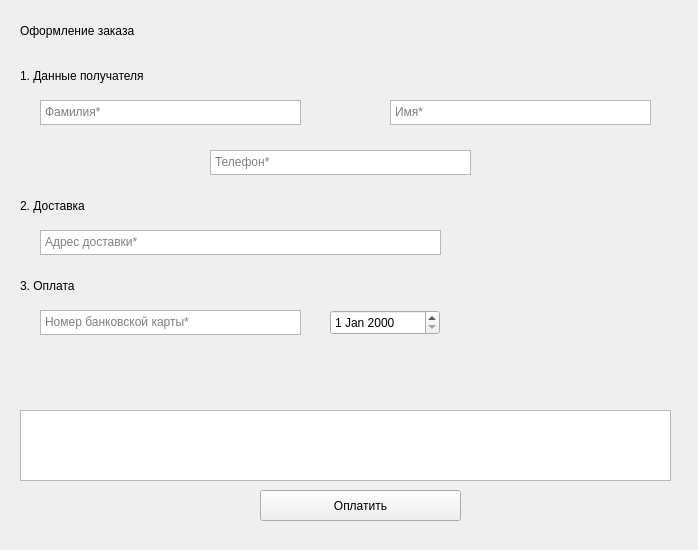
<?xml version="1.0" encoding="UTF-8"?>
<ui version="4.0">
 <class>buygoods</class>
 <widget class="QWidget" name="buygoods">
  <property name="geometry">
   <rect>
    <x>0</x>
    <y>0</y>
    <width>698</width>
    <height>550</height>
   </rect>
  </property>
  <property name="windowTitle">
   <string>Оформление заказа</string>
  </property>
  <widget class="QLabel" name="endlabel">
   <property name="geometry">
    <rect>
     <x>9</x>
     <y>9</y>
     <width>16</width>
     <height>16</height>
    </rect>
   </property>
   <property name="text">
    <string/>
   </property>
  </widget>
  <widget class="QListWidget" name="cartinfolist">
   <property name="geometry">
    <rect>
     <x>20</x>
     <y>410</y>
     <width>651</width>
     <height>71</height>
    </rect>
   </property>
  </widget>
  <widget class="QLabel" name="oformlabel">
   <property name="geometry">
    <rect>
     <x>20</x>
     <y>10</y>
     <width>281</width>
     <height>41</height>
    </rect>
   </property>
   <property name="text">
    <string>Оформление заказа</string>
   </property>
  </widget>
  <widget class="QLabel" name="label">
   <property name="geometry">
    <rect>
     <x>20</x>
     <y>60</y>
     <width>191</width>
     <height>31</height>
    </rect>
   </property>
   <property name="text">
    <string>1. Данные получателя</string>
   </property>
  </widget>
  <widget class="QTextEdit" name="name">
   <property name="geometry">
    <rect>
     <x>390</x>
     <y>100</y>
     <width>261</width>
     <height>25</height>
    </rect>
   </property>
   <property name="placeholderText">
    <string>Имя*</string>
   </property>
  </widget>
  <widget class="QTextEdit" name="lastname">
   <property name="geometry">
    <rect>
     <x>40</x>
     <y>100</y>
     <width>261</width>
     <height>25</height>
    </rect>
   </property>
   <property name="placeholderText">
    <string>Фамилия*</string>
   </property>
  </widget>
  <widget class="QTextEdit" name="phone">
   <property name="geometry">
    <rect>
     <x>210</x>
     <y>150</y>
     <width>261</width>
     <height>25</height>
    </rect>
   </property>
   <property name="placeholderText">
    <string>Телефон*</string>
   </property>
  </widget>
  <widget class="QLabel" name="label2">
   <property name="geometry">
    <rect>
     <x>20</x>
     <y>190</y>
     <width>191</width>
     <height>31</height>
    </rect>
   </property>
   <property name="text">
    <string>2. Доставка</string>
   </property>
  </widget>
  <widget class="QTextEdit" name="address">
   <property name="geometry">
    <rect>
     <x>40</x>
     <y>230</y>
     <width>401</width>
     <height>25</height>
    </rect>
   </property>
   <property name="placeholderText">
    <string>Адрес доставки*</string>
   </property>
  </widget>
  <widget class="QLabel" name="label3">
   <property name="geometry">
    <rect>
     <x>20</x>
     <y>270</y>
     <width>191</width>
     <height>31</height>
    </rect>
   </property>
   <property name="text">
    <string>3. Оплата</string>
   </property>
  </widget>
  <widget class="QTextEdit" name="number">
   <property name="geometry">
    <rect>
     <x>40</x>
     <y>310</y>
     <width>261</width>
     <height>25</height>
    </rect>
   </property>
   <property name="placeholderText">
    <string>Номер банковской карты*</string>
   </property>
  </widget>
  <widget class="QPushButton" name="payButton">
   <property name="geometry">
    <rect>
     <x>260</x>
     <y>490</y>
     <width>201</width>
     <height>31</height>
    </rect>
   </property>
   <property name="text">
    <string>Оплатить</string>
   </property>
  </widget>
  <widget class="QDateEdit" name="dateEdit">
   <property name="geometry">
    <rect>
     <x>330</x>
     <y>310</y>
     <width>110</width>
     <height>25</height>
    </rect>
   </property>
  </widget>
 </widget>
 <resources/>
 <connections/>
</ui>
